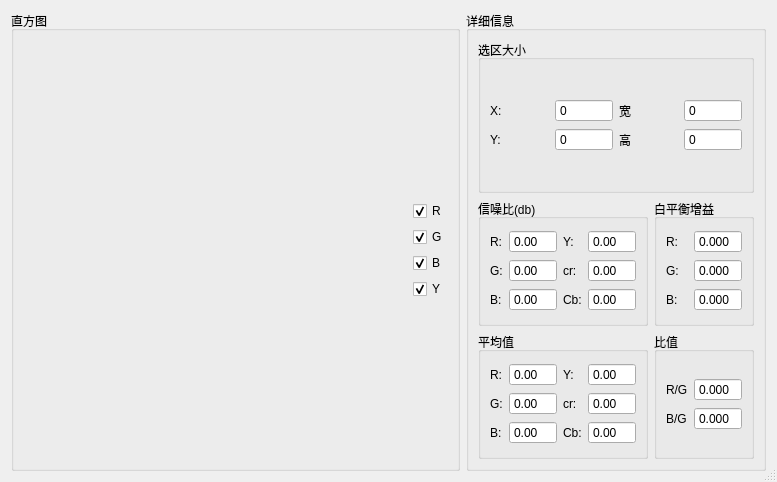
<?xml version="1.0" encoding="UTF-8"?>
<ui version="4.0">
 <class>HistgramView</class>
 <widget class="QDialog" name="HistgramView">
  <property name="geometry">
   <rect>
    <x>0</x>
    <y>0</y>
    <width>777</width>
    <height>482</height>
   </rect>
  </property>
  <property name="sizePolicy">
   <sizepolicy hsizetype="Fixed" vsizetype="Fixed">
    <horstretch>0</horstretch>
    <verstretch>0</verstretch>
   </sizepolicy>
  </property>
  <property name="windowTitle">
   <string>统计信息</string>
  </property>
  <property name="sizeGripEnabled">
   <bool>true</bool>
  </property>
  <layout class="QGridLayout" name="gridLayout">
   <item row="0" column="1">
    <widget class="QGroupBox" name="groupBox">
     <property name="maximumSize">
      <size>
       <width>16777215</width>
       <height>16777215</height>
      </size>
     </property>
     <property name="title">
      <string>详细信息</string>
     </property>
     <layout class="QGridLayout" name="gridLayout_9">
      <item row="2" column="1">
       <layout class="QGridLayout" name="gridLayout_7">
        <item row="0" column="0">
         <widget class="QGroupBox" name="groupBox_2">
          <property name="maximumSize">
           <size>
            <width>16777215</width>
            <height>16777215</height>
           </size>
          </property>
          <property name="title">
           <string>信噪比(db)</string>
          </property>
          <layout class="QGridLayout" name="gridLayout_3">
           <item row="0" column="0">
            <layout class="QHBoxLayout" name="horizontalLayout_8">
             <item>
              <layout class="QVBoxLayout" name="verticalLayout_5">
               <item>
                <layout class="QHBoxLayout" name="horizontalLayout_9">
                 <item>
                  <widget class="QLabel" name="label_7">
                   <property name="text">
                    <string>R:</string>
                   </property>
                  </widget>
                 </item>
                 <item>
                  <widget class="QDoubleSpinBox" name="snr_r">
                   <property name="buttonSymbols">
                    <enum>QAbstractSpinBox::NoButtons</enum>
                   </property>
                   <property name="maximum">
                    <double>256.000000000000000</double>
                   </property>
                  </widget>
                 </item>
                </layout>
               </item>
               <item>
                <layout class="QHBoxLayout" name="horizontalLayout_10">
                 <item>
                  <widget class="QLabel" name="label_8">
                   <property name="text">
                    <string>G:</string>
                   </property>
                  </widget>
                 </item>
                 <item>
                  <widget class="QDoubleSpinBox" name="snr_g">
                   <property name="buttonSymbols">
                    <enum>QAbstractSpinBox::NoButtons</enum>
                   </property>
                   <property name="maximum">
                    <double>256.000000000000000</double>
                   </property>
                  </widget>
                 </item>
                </layout>
               </item>
               <item>
                <layout class="QHBoxLayout" name="horizontalLayout_11">
                 <item>
                  <widget class="QLabel" name="label_9">
                   <property name="text">
                    <string>B:</string>
                   </property>
                  </widget>
                 </item>
                 <item>
                  <widget class="QDoubleSpinBox" name="snr_b">
                   <property name="buttonSymbols">
                    <enum>QAbstractSpinBox::NoButtons</enum>
                   </property>
                   <property name="maximum">
                    <double>256.000000000000000</double>
                   </property>
                  </widget>
                 </item>
                </layout>
               </item>
              </layout>
             </item>
             <item>
              <layout class="QVBoxLayout" name="verticalLayout_6">
               <property name="sizeConstraint">
                <enum>QLayout::SetMaximumSize</enum>
               </property>
               <item>
                <layout class="QHBoxLayout" name="horizontalLayout_12">
                 <item>
                  <widget class="QLabel" name="label_10">
                   <property name="text">
                    <string>Y:</string>
                   </property>
                  </widget>
                 </item>
                 <item>
                  <widget class="QDoubleSpinBox" name="snr_y">
                   <property name="buttonSymbols">
                    <enum>QAbstractSpinBox::NoButtons</enum>
                   </property>
                   <property name="maximum">
                    <double>256.000000000000000</double>
                   </property>
                  </widget>
                 </item>
                </layout>
               </item>
               <item>
                <layout class="QHBoxLayout" name="horizontalLayout_13">
                 <item>
                  <widget class="QLabel" name="label_11">
                   <property name="text">
                    <string>cr:</string>
                   </property>
                  </widget>
                 </item>
                 <item>
                  <widget class="QDoubleSpinBox" name="snr_cr">
                   <property name="buttonSymbols">
                    <enum>QAbstractSpinBox::NoButtons</enum>
                   </property>
                   <property name="maximum">
                    <double>256.000000000000000</double>
                   </property>
                  </widget>
                 </item>
                </layout>
               </item>
               <item>
                <layout class="QHBoxLayout" name="horizontalLayout_14">
                 <item>
                  <widget class="QLabel" name="label_12">
                   <property name="text">
                    <string>Cb:</string>
                   </property>
                  </widget>
                 </item>
                 <item>
                  <widget class="QDoubleSpinBox" name="snr_cb">
                   <property name="buttonSymbols">
                    <enum>QAbstractSpinBox::NoButtons</enum>
                   </property>
                   <property name="maximum">
                    <double>256.000000000000000</double>
                   </property>
                  </widget>
                 </item>
                </layout>
               </item>
              </layout>
             </item>
            </layout>
           </item>
          </layout>
         </widget>
        </item>
        <item row="1" column="0">
         <widget class="QGroupBox" name="groupBox_3">
          <property name="maximumSize">
           <size>
            <width>16777215</width>
            <height>16777215</height>
           </size>
          </property>
          <property name="title">
           <string>平均值</string>
          </property>
          <property name="flat">
           <bool>false</bool>
          </property>
          <layout class="QGridLayout" name="gridLayout_2">
           <item row="0" column="0">
            <layout class="QHBoxLayout" name="horizontalLayout_7">
             <property name="sizeConstraint">
              <enum>QLayout::SetMaximumSize</enum>
             </property>
             <item>
              <layout class="QVBoxLayout" name="verticalLayout_3">
               <item>
                <layout class="QHBoxLayout" name="horizontalLayout">
                 <item>
                  <widget class="QLabel" name="label">
                   <property name="text">
                    <string>R:</string>
                   </property>
                  </widget>
                 </item>
                 <item>
                  <widget class="QDoubleSpinBox" name="average_r">
                   <property name="buttonSymbols">
                    <enum>QAbstractSpinBox::NoButtons</enum>
                   </property>
                   <property name="maximum">
                    <double>256.000000000000000</double>
                   </property>
                  </widget>
                 </item>
                </layout>
               </item>
               <item>
                <layout class="QHBoxLayout" name="horizontalLayout_2">
                 <item>
                  <widget class="QLabel" name="label_2">
                   <property name="text">
                    <string>G:</string>
                   </property>
                  </widget>
                 </item>
                 <item>
                  <widget class="QDoubleSpinBox" name="average_g">
                   <property name="buttonSymbols">
                    <enum>QAbstractSpinBox::NoButtons</enum>
                   </property>
                   <property name="maximum">
                    <double>256.000000000000000</double>
                   </property>
                  </widget>
                 </item>
                </layout>
               </item>
               <item>
                <layout class="QHBoxLayout" name="horizontalLayout_3">
                 <item>
                  <widget class="QLabel" name="label_3">
                   <property name="text">
                    <string>B:</string>
                   </property>
                  </widget>
                 </item>
                 <item>
                  <widget class="QDoubleSpinBox" name="average_b">
                   <property name="buttonSymbols">
                    <enum>QAbstractSpinBox::NoButtons</enum>
                   </property>
                   <property name="maximum">
                    <double>256.000000000000000</double>
                   </property>
                  </widget>
                 </item>
                </layout>
               </item>
              </layout>
             </item>
             <item>
              <layout class="QVBoxLayout" name="verticalLayout_4">
               <item>
                <layout class="QHBoxLayout" name="horizontalLayout_4">
                 <item>
                  <widget class="QLabel" name="label_4">
                   <property name="text">
                    <string>Y:</string>
                   </property>
                  </widget>
                 </item>
                 <item>
                  <widget class="QDoubleSpinBox" name="average_y">
                   <property name="buttonSymbols">
                    <enum>QAbstractSpinBox::NoButtons</enum>
                   </property>
                   <property name="maximum">
                    <double>256.000000000000000</double>
                   </property>
                  </widget>
                 </item>
                </layout>
               </item>
               <item>
                <layout class="QHBoxLayout" name="horizontalLayout_5">
                 <item>
                  <widget class="QLabel" name="label_5">
                   <property name="text">
                    <string>cr:</string>
                   </property>
                  </widget>
                 </item>
                 <item>
                  <widget class="QDoubleSpinBox" name="average_cr">
                   <property name="buttonSymbols">
                    <enum>QAbstractSpinBox::NoButtons</enum>
                   </property>
                   <property name="maximum">
                    <double>256.000000000000000</double>
                   </property>
                  </widget>
                 </item>
                </layout>
               </item>
               <item>
                <layout class="QHBoxLayout" name="horizontalLayout_6">
                 <item>
                  <widget class="QLabel" name="label_6">
                   <property name="text">
                    <string>Cb:</string>
                   </property>
                  </widget>
                 </item>
                 <item>
                  <widget class="QDoubleSpinBox" name="average_cb">
                   <property name="buttonSymbols">
                    <enum>QAbstractSpinBox::NoButtons</enum>
                   </property>
                   <property name="maximum">
                    <double>256.000000000000000</double>
                   </property>
                  </widget>
                 </item>
                </layout>
               </item>
              </layout>
             </item>
            </layout>
           </item>
          </layout>
         </widget>
        </item>
        <item row="0" column="1">
         <widget class="QGroupBox" name="groupBox_4">
          <property name="maximumSize">
           <size>
            <width>16777215</width>
            <height>16777215</height>
           </size>
          </property>
          <property name="title">
           <string>白平衡增益</string>
          </property>
          <layout class="QGridLayout" name="gridLayout_6">
           <item row="0" column="0">
            <layout class="QVBoxLayout" name="verticalLayout_11">
             <property name="sizeConstraint">
              <enum>QLayout::SetMaximumSize</enum>
             </property>
             <item>
              <layout class="QHBoxLayout" name="horizontalLayout_18">
               <item>
                <widget class="QLabel" name="label_15">
                 <property name="text">
                  <string>R:</string>
                 </property>
                </widget>
               </item>
               <item>
                <widget class="QDoubleSpinBox" name="r_gain">
                 <property name="buttonSymbols">
                  <enum>QAbstractSpinBox::NoButtons</enum>
                 </property>
                 <property name="decimals">
                  <number>3</number>
                 </property>
                </widget>
               </item>
              </layout>
             </item>
             <item>
              <layout class="QHBoxLayout" name="horizontalLayout_19">
               <item>
                <widget class="QLabel" name="label_16">
                 <property name="text">
                  <string>G:</string>
                 </property>
                </widget>
               </item>
               <item>
                <widget class="QDoubleSpinBox" name="g_gain">
                 <property name="buttonSymbols">
                  <enum>QAbstractSpinBox::NoButtons</enum>
                 </property>
                 <property name="decimals">
                  <number>3</number>
                 </property>
                </widget>
               </item>
              </layout>
             </item>
             <item>
              <layout class="QHBoxLayout" name="horizontalLayout_20">
               <item>
                <widget class="QLabel" name="label_17">
                 <property name="text">
                  <string>B:</string>
                 </property>
                </widget>
               </item>
               <item>
                <widget class="QDoubleSpinBox" name="b_gain">
                 <property name="buttonSymbols">
                  <enum>QAbstractSpinBox::NoButtons</enum>
                 </property>
                 <property name="decimals">
                  <number>3</number>
                 </property>
                </widget>
               </item>
              </layout>
             </item>
            </layout>
           </item>
          </layout>
         </widget>
        </item>
        <item row="1" column="1">
         <widget class="QGroupBox" name="groupBox_5">
          <property name="maximumSize">
           <size>
            <width>16777215</width>
            <height>16777215</height>
           </size>
          </property>
          <property name="title">
           <string>比值</string>
          </property>
          <layout class="QGridLayout" name="gridLayout_5">
           <item row="0" column="0">
            <layout class="QVBoxLayout" name="verticalLayout_12">
             <property name="sizeConstraint">
              <enum>QLayout::SetMaximumSize</enum>
             </property>
             <item>
              <layout class="QHBoxLayout" name="horizontalLayout_16">
               <item>
                <widget class="QLabel" name="label_13">
                 <property name="text">
                  <string>R/G</string>
                 </property>
                </widget>
               </item>
               <item>
                <widget class="QDoubleSpinBox" name="rg_ratio">
                 <property name="buttonSymbols">
                  <enum>QAbstractSpinBox::NoButtons</enum>
                 </property>
                 <property name="decimals">
                  <number>3</number>
                 </property>
                </widget>
               </item>
              </layout>
             </item>
             <item>
              <layout class="QHBoxLayout" name="horizontalLayout_17">
               <item>
                <widget class="QLabel" name="label_14">
                 <property name="text">
                  <string>B/G</string>
                 </property>
                </widget>
               </item>
               <item>
                <widget class="QDoubleSpinBox" name="bg_ratio">
                 <property name="buttonSymbols">
                  <enum>QAbstractSpinBox::NoButtons</enum>
                 </property>
                 <property name="decimals">
                  <number>3</number>
                 </property>
                </widget>
               </item>
              </layout>
             </item>
            </layout>
           </item>
          </layout>
         </widget>
        </item>
       </layout>
      </item>
      <item row="1" column="1">
       <widget class="QGroupBox" name="groupBox_6">
        <property name="maximumSize">
         <size>
          <width>16777215</width>
          <height>153</height>
         </size>
        </property>
        <property name="title">
         <string>选区大小</string>
        </property>
        <layout class="QGridLayout" name="gridLayout_4">
         <item row="1" column="0">
          <layout class="QGridLayout" name="gridLayout_8">
           <item row="0" column="0">
            <widget class="QLabel" name="label_18">
             <property name="text">
              <string>X:</string>
             </property>
            </widget>
           </item>
           <item row="1" column="1">
            <widget class="QSpinBox" name="section_y">
             <property name="buttonSymbols">
              <enum>QAbstractSpinBox::NoButtons</enum>
             </property>
             <property name="maximum">
              <number>10000</number>
             </property>
            </widget>
           </item>
           <item row="0" column="1">
            <widget class="QSpinBox" name="section_x">
             <property name="buttonSymbols">
              <enum>QAbstractSpinBox::NoButtons</enum>
             </property>
             <property name="maximum">
              <number>10000</number>
             </property>
            </widget>
           </item>
           <item row="1" column="0">
            <widget class="QLabel" name="label_19">
             <property name="text">
              <string>Y:</string>
             </property>
            </widget>
           </item>
           <item row="0" column="2">
            <widget class="QLabel" name="label_20">
             <property name="text">
              <string>宽</string>
             </property>
            </widget>
           </item>
           <item row="0" column="3">
            <widget class="QSpinBox" name="section_width">
             <property name="buttonSymbols">
              <enum>QAbstractSpinBox::NoButtons</enum>
             </property>
             <property name="maximum">
              <number>10000</number>
             </property>
            </widget>
           </item>
           <item row="1" column="2">
            <widget class="QLabel" name="label_21">
             <property name="text">
              <string>高</string>
             </property>
            </widget>
           </item>
           <item row="1" column="3">
            <widget class="QSpinBox" name="section_height">
             <property name="buttonSymbols">
              <enum>QAbstractSpinBox::NoButtons</enum>
             </property>
             <property name="maximum">
              <number>10000</number>
             </property>
            </widget>
           </item>
          </layout>
         </item>
        </layout>
       </widget>
      </item>
     </layout>
    </widget>
   </item>
   <item row="0" column="0">
    <widget class="QGroupBox" name="groupBox_7">
     <property name="minimumSize">
      <size>
       <width>437</width>
       <height>0</height>
      </size>
     </property>
     <property name="title">
      <string>直方图</string>
     </property>
     <layout class="QGridLayout" name="gridLayout_10">
      <item row="1" column="2">
       <layout class="QVBoxLayout" name="verticalLayout_7">
        <property name="sizeConstraint">
         <enum>QLayout::SetFixedSize</enum>
        </property>
        <item>
         <spacer name="verticalSpacer_3">
          <property name="orientation">
           <enum>Qt::Vertical</enum>
          </property>
          <property name="sizeHint" stdset="0">
           <size>
            <width>20</width>
            <height>40</height>
           </size>
          </property>
         </spacer>
        </item>
        <item>
         <layout class="QVBoxLayout" name="verticalLayout">
          <item>
           <widget class="QCheckBox" name="r_enable">
            <property name="minimumSize">
             <size>
              <width>31</width>
              <height>0</height>
             </size>
            </property>
            <property name="maximumSize">
             <size>
              <width>60</width>
              <height>16777215</height>
             </size>
            </property>
            <property name="text">
             <string>R</string>
            </property>
            <property name="checked">
             <bool>true</bool>
            </property>
           </widget>
          </item>
          <item>
           <widget class="QCheckBox" name="g_enable">
            <property name="minimumSize">
             <size>
              <width>31</width>
              <height>0</height>
             </size>
            </property>
            <property name="maximumSize">
             <size>
              <width>60</width>
              <height>16777215</height>
             </size>
            </property>
            <property name="text">
             <string>G</string>
            </property>
            <property name="checked">
             <bool>true</bool>
            </property>
           </widget>
          </item>
          <item>
           <widget class="QCheckBox" name="b_enable">
            <property name="minimumSize">
             <size>
              <width>31</width>
              <height>0</height>
             </size>
            </property>
            <property name="maximumSize">
             <size>
              <width>60</width>
              <height>16777215</height>
             </size>
            </property>
            <property name="text">
             <string>B</string>
            </property>
            <property name="checked">
             <bool>true</bool>
            </property>
           </widget>
          </item>
          <item>
           <widget class="QCheckBox" name="y_enable">
            <property name="minimumSize">
             <size>
              <width>31</width>
              <height>0</height>
             </size>
            </property>
            <property name="maximumSize">
             <size>
              <width>60</width>
              <height>16777215</height>
             </size>
            </property>
            <property name="text">
             <string>Y</string>
            </property>
            <property name="checked">
             <bool>true</bool>
            </property>
           </widget>
          </item>
         </layout>
        </item>
        <item>
         <spacer name="verticalSpacer_4">
          <property name="orientation">
           <enum>Qt::Vertical</enum>
          </property>
          <property name="sizeHint" stdset="0">
           <size>
            <width>20</width>
            <height>40</height>
           </size>
          </property>
         </spacer>
        </item>
       </layout>
      </item>
      <item row="1" column="1">
       <widget class="QWidget" name="widget" native="true">
        <property name="sizePolicy">
         <sizepolicy hsizetype="Preferred" vsizetype="Preferred">
          <horstretch>1</horstretch>
          <verstretch>0</verstretch>
         </sizepolicy>
        </property>
        <property name="minimumSize">
         <size>
          <width>352</width>
          <height>0</height>
         </size>
        </property>
       </widget>
      </item>
     </layout>
    </widget>
   </item>
  </layout>
 </widget>
 <resources/>
 <connections/>
</ui>
